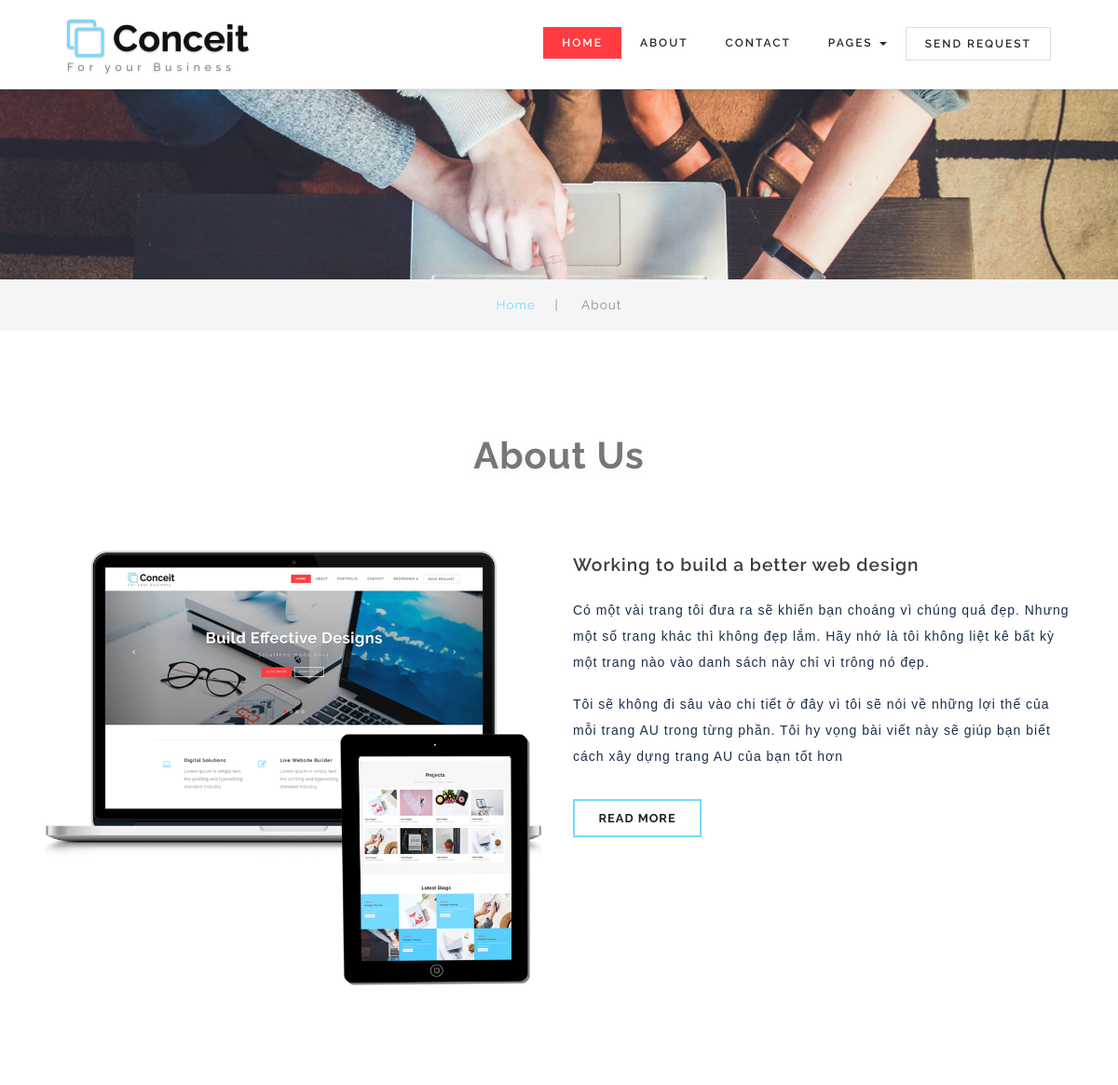
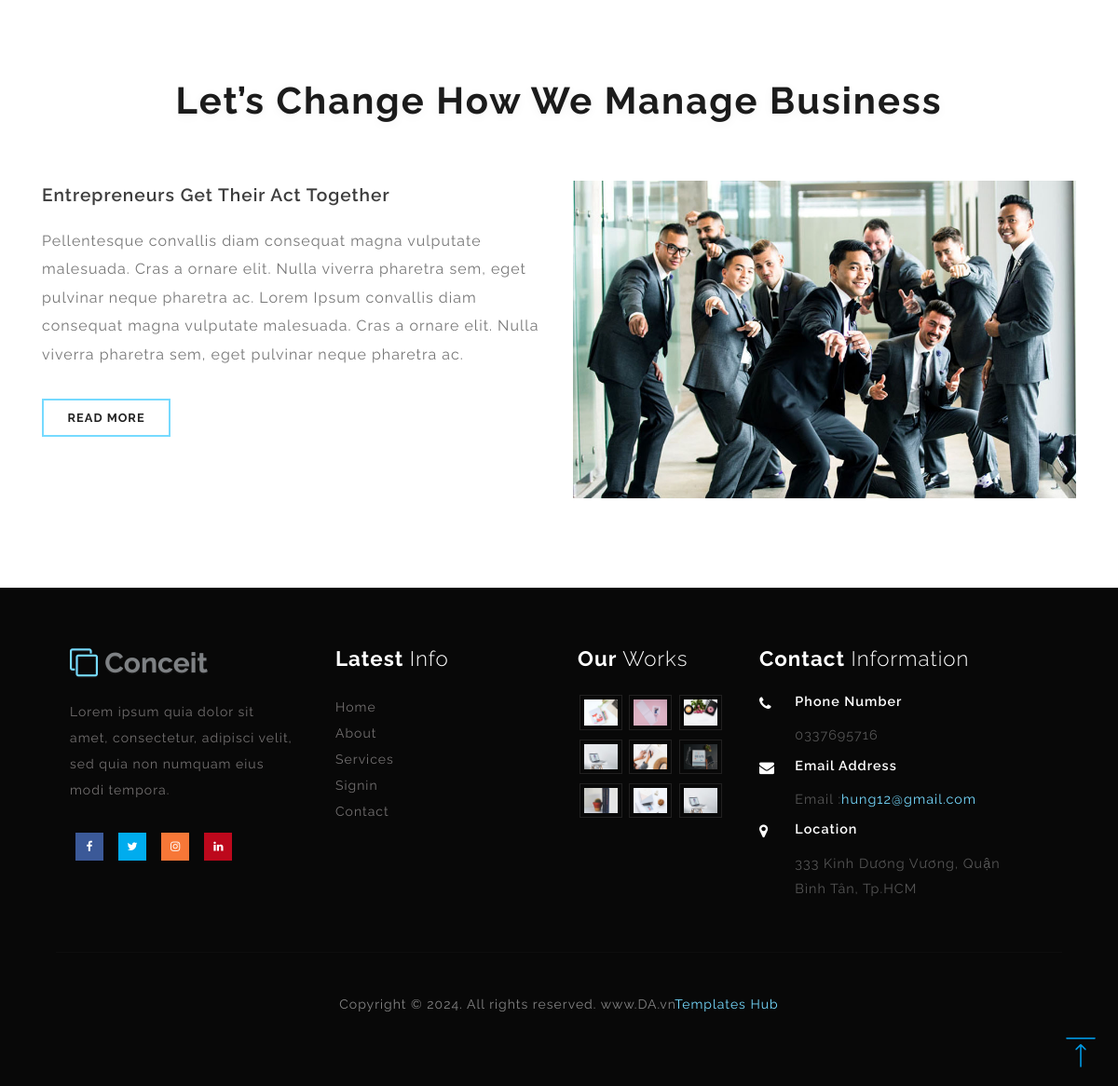
Page /about.php on the committed database (2 pictures, top to bottom).
### tables this page shows
CREATE TABLE `about` (
  `id` int(11) NOT NULL,
  `content` text NOT NULL,
  `footer` text NOT NULL,
  `created_at` datetime NOT NULL DEFAULT current_timestamp(),
  `updated_at` datetime NOT NULL DEFAULT current_timestamp()
);

CREATE TABLE `settings` (
  `id` int(11) NOT NULL,
  `site_name` varchar(100) NOT NULL,
  `site_logo` varchar(100) NOT NULL,
  `site_favicon` varchar(100) NOT NULL,
  `site_map` text NOT NULL,
  `site_timezone` varchar(100) NOT NULL,
  `site_footer` varchar(100) NOT NULL,
  `contact_phone` varchar(100) NOT NULL,
  `contact_address` varchar(100) NOT NULL,
  `contact_email` varchar(100) NOT NULL,
  `created_at` datetime NOT NULL DEFAULT current_timestamp(),
  `updated_at` datetime NOT NULL DEFAULT current_timestamp()
);

### Admin/database/about.php (called while the page is built, shortened)
<?php
class about{
	private $table = "about";
	private $conn;
	public $id;
	public function __construct($db){
		$this->conn = $db;
	}
	public function read(){
		$sql = "SELECT * FROM $this->table
				WHERE id = :get_id";
		$stmt = $this->conn->prepare($sql);
		$stmt->bindParam(":get_id",$this->id);
		$stmt->execute();
		if($stmt->rowCount()>0){
			$row = $stmt->fetch();
			$this->content = $row['content'];
			$this->footer = $row['footer'];
		}
	}
}
?>

### Admin/database/settings.php (called while the page is built, shortened)
<?php
class settings{
	private $table = "settings";
	private $conn;
	public $id;
	public function __construct($db){
		$this->conn = $db;
	}
	public function read(){
		$sql = "SELECT * FROM $this->table
				WHERE id = :get_id";
		$stmt = $this->conn->prepare($sql);
		$stmt->bindParam(":get_id",$this->id);
		$stmt->execute();
		if($stmt->rowCount()>0){
			$row = $stmt->fetch();
			$this->site_footer = $row['site_footer'];
			$this->contact_email = $row['contact_email'];
			$this->contact_phone = $row['contact_phone'];
			$this->contact_address = $row['contact_address'];
		}
	}
}
?>

### about.php (the view, shortened to what this page needs)
<?php
include "Admin/database/settings.php";
include "Admin/database/about.php";
$database = new database();
$db = $database->connect();
$settings = new settings($db);
$settings->id = 1;
$settings->read();
$about = new about($db);
$about->id = 1;
$about->read();
?>
<!DOCTYPE html>
<html>
<head>
	<link href="css/bootstrap.css" rel="stylesheet" type="text/css" media="all" />
	<link href="css/style.css" rel="stylesheet" type="text/css" media="all" />
	<link href="css/team.css" rel="stylesheet" type="text/css" media="all" />
	<link href="css/font-awesome.css" rel="stylesheet">
</head>
<body>
<body>
<div class="top_header" id="home">
	<nav class="navbar navbar-default navbar-fixed-top">
		<?php include 'includes/header.php' ?>
	</nav>
	</div>
	<div class="banner_inner_con">
	</div>
	<div class="services-breadcrumb">
		<div class="inner_breadcrumb">
			<ul class="short">
				<li><a href="index.php">Home</a><span>|</span></li>
				<li>About</li>
			</ul>
		</div>
	</div>
	<div class="banner_bottom">
		<div class="container">
		<?php include 'includes/about.php' ?>
	</div>
	<?php include 'includes/bottom.php' ?>
	<?php include 'includes/footer.php' ?>
	<a href="#home" class="scroll" id="toTop" style="display: block;"> <span id="toTopHover" style="opacity: 1;"> </span></a>
</body>
</html>

### includes/about.php (shortened to what this page needs)
<h3 class="tittle-w3ls"><?php echo $about->content ?></h3>
<div class="inner_sec_info_wthree_agile">
	<div class="help_full">
		<div class="col-md-6 banner_bottom_grid help">
			<img src="images/ab.png" alt=" " class="img-responsive">
		</div>
		<div class="col-md-6 banner_bottom_left">
			<h4>Working to build a better web design</h4>
			<?php echo $about->footer ?>
			<div class="ab_button">
				<a class="btn btn-primary btn-lg hvr-underline-from-left" href="single.html" role="button">Read More </a>
			</div>
		</div>
		<div class="clearfix"></div>
	</div>
</div>
</div>

### includes/footer.php (shortened to what this page needs)
<div class="footer">
	<div class="footer_inner_info_w3ls_agileits">
		<div class="col-md-3 footer-left">
			<h2><a href="index.html"><i class="fa fa-clone" aria-hidden="true"></i> Conceit </a></h2>
			<p>Lorem ipsum quia dolor sit amet, consectetur, adipisci velit, sed quia non numquam eius modi tempora.</p>
			<ul class="social-nav model-3d-0 footer-social social two">
				<li>
					<a href="#" class="facebook">
						<div class="front"><i class="fa fa-facebook" aria-hidden="true"></i></div>
					</a>
				</li>
				<li>
					<a href="#" class="twitter">
						<div class="front"><i class="fa fa-twitter" aria-hidden="true"></i></div>
					</a>
				</li>
				<li>
					<a href="#" class="instagram">
						<div class="front"><i class="fa fa-instagram" aria-hidden="true"></i></div>
					</a>
				</li>
				<li>
					<a href="#" class="pinterest">
						<div class="front"><i class="fa fa-linkedin" aria-hidden="true"></i></div>
					</a>
				</li>
			</ul>
		</div>
		<div class="col-md-9 footer-right">
			<div class="sign-grds">
				<div class="col-md-4 sign-gd">
					<h4>Latest <span>Info</span> </h4>
					<ul>
						<li><a href="index.html">Home</a></li>
						<li><a href="about.html">About</a></li>
						<li><a href="404.html">Services</a></li>
						<li><a href="signin.html">Signin</a></li>
						<li><a href="contact.html">Contact</a></li>
					</ul>
				</div>
				<div class="col-md-3 sign-gd flickr-post">
					<h4>Our <span>Works</span></h4>
					<ul>
						<li><a href="single.html"><img src="images/g1.jpg" alt=" " class="img-responsive" /></a></li>
						<li><a href="single.html"><img src="images/g2.jpg" alt=" " class="img-responsive" /></a></li>
						<li><a href="single.html"><img src="images/g3.jpg" alt=" " class="img-responsive" /></a></li>
						<li><a href="single.html"><img src="images/g4.jpg" alt=" " class="img-responsive" /></a></li>
						<li><a href="single.html"><img src="images/g5.jpg" alt=" " class="img-responsive" /></a></li>
						<li><a href="single.html"><img src="images/g6.jpg" alt=" " class="img-responsive" /></a></li>
						<li><a href="single.html"><img src="images/g7.jpg" alt=" " class="img-responsive" /></a></li>
						<li><a href="single.html"><img src="images/g8.jpg" alt=" " class="img-responsive" /></a></li>
						<li><a href="single.html"><img src="images/g4.jpg" alt=" " class="img-responsive" /></a></li>
					</ul>
				</div>
				<div class="col-md-5 sign-gd-two">
					<h4>Contact <span>Information</span></h4>
					<div class="address">
						<div class="address-grid">
							<div class="address-left">
								<i class="fa fa-phone" aria-hidden="true"></i>
							</div>
							<div class="address-right">
								<h6>Phone Number</h6>
								<p><?php echo $settings->contact_phone ?></p>
							</div>
							<div class="clearfix"> </div>
						</div>
						<div class="address-grid">
							<div class="address-left">
								<i class="fa fa-envelope" aria-hidden="true"></i>
							</div>
							<div class="address-right">
								<h6>Email Address</h6>
								<p>Email :<a href="mailto:example@email.com"><?php echo $settings->contact_email ?></a></p>
							</div>
							<div class="clearfix"> </div>
						</div>
						<div class="address-grid">
							<div class="address-left">
								<i class="fa fa-map-marker" aria-hidden="true"></i>
							</div>
							<div class="address-right">
								<h6>Location</h6>
								<p><?php echo $settings->contact_address ?></p>
							</div>
							<div class="clearfix"> </div>
						</div>
					</div>
				</div>
				<div class="clearfix"></div>
			</div>
		</div>
		<div class="clearfix"></div>
		<p class="copy-right"><?php echo $settings->site_footer ?><a target="_blank" href="https://www.templateshub.net">Templates Hub</a></p>
	</div>
</div>

### css/team.css (style rules this page uses)
body a { transition: 0.5s all; -webkit-transition: 0.5s all; -o-transition: 0.5s all; -moz-transition: 0.5s all; -ms-transition: 0.5s all; }

### rows in the picture
about: content "About Us", footer "Có một vài trang tôi đưa ra sẽ khiến bạn choáng vì chúng quá đẹp. Nhưng một số trang khác thì không đẹp lắm. Hãy nhớ là tôi không liệt kê bất kỳ một trang nào vào danh sách này chỉ vì trông nó đẹp. Tôi sẽ không đi sâu vào chi tiết ở đây vì tôi sẽ nói về những lợi thế của mỗi trang AU trong từng phần. Tôi hy vọng bài viết này sẽ giúp bạn biết cách xây dựng trang AU của bạn tốt hơn"
settings: contact_phone "0337695716", contact_email "hung12@gmail.com", contact_address "333 Kinh Dương Vương, Quận Bình Tân, Tp.HCM", site_footer "Copyright © 2024. All rights reserved. www.DA.vn"
